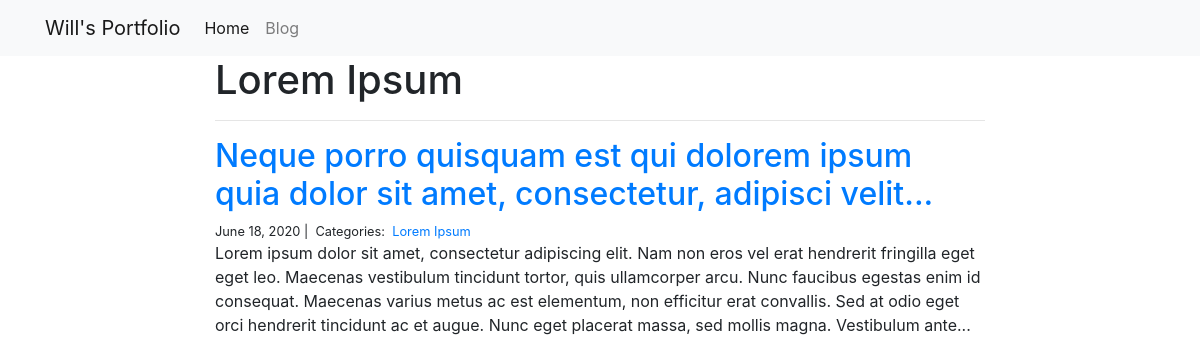
Screenshot of /blog/Lorem Ipsum/ with the database file from the repository.
### blog/models.py (models this page shows)
class Category(models.Model):
    name = models.CharField(max_length=20)

class Post(models.Model):
    title = models.CharField(max_length=255)
    body = models.TextField()
    created_on = models.DateTimeField(auto_now_add=True)
    last_modified = models.DateTimeField(auto_now=True)
    categories = models.ManyToManyField('Category', related_name='posts')

### blog/views.py (the view)
# urls.py: path("<category>/", views.blog_category, name="blog_category"),
def blog_category(request, category):
    posts = Post.objects.filter(
        categories__name__contains=category
    ).order_by(
        '-created_on'
    )
    context = {
        "category": category,
        "posts": posts
    }
    return render(request, "blog_category.html", context)

### blog/templates/blog_category.html
{% include "base.html" %}
{% block page_content %}
<div class="col-md-8 offset-md-2">
    <h1>{{ category | title }}</h1>
    <hr>
    {% for post in posts %}
        <h2><a href="{% url 'blog_detail' post.pk%}">{{ post.title }}</a></h2>
        <small>
            {{ post.created_on.date }} |&nbsp;
            Categories:&nbsp;
            {% for category in post.categories.all %}
            <a href="{% url 'blog_category' category.name %}">
                {{ category.name }}
            </a>&nbsp;
            {% endfor %}
        </small>
        <p>{{ post.body | slice:":400" }}...</p>
    {% endfor %}
</div>
{% endblock %}

### rows the page displays
Category: name "Lorem Ipsum"
Post: title "Neque porro quisquam est qui dolorem ipsum quia dolor sit amet, consectetur, adipisci velit...", created_on "June 18, 2020", body "Lorem ipsum dolor sit amet, consectetur adipiscing elit. Nam non eros vel erat hendrerit fringilla eget eget leo. Maecenas vestibulum tincidunt tortor, quis ullamcorper arcu. Nunc faucibus egestas enim id consequat. Maecenas varius metus ac est elementum, non efficitur erat convallis. Sed at odio eget orci hendrerit tincidunt ac et augue. Nunc eget placerat massa, sed mollis magna. Vestibulum ante"
